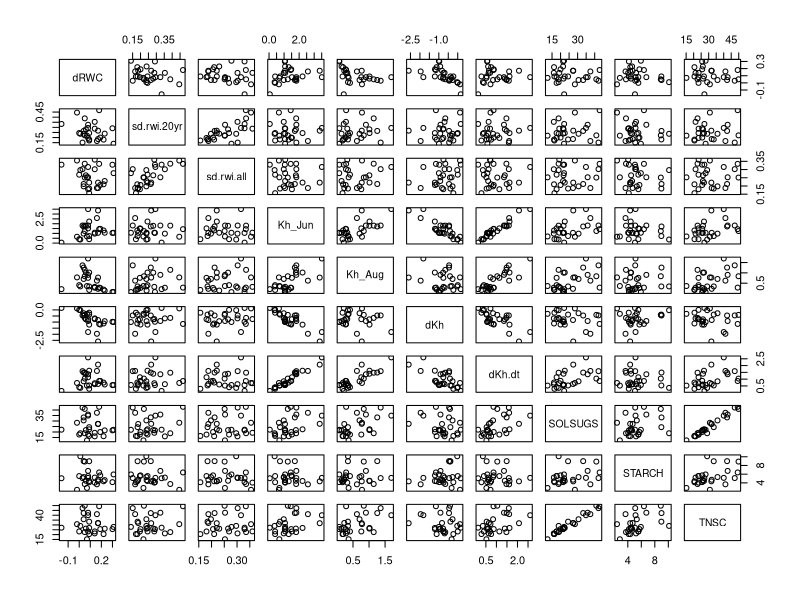
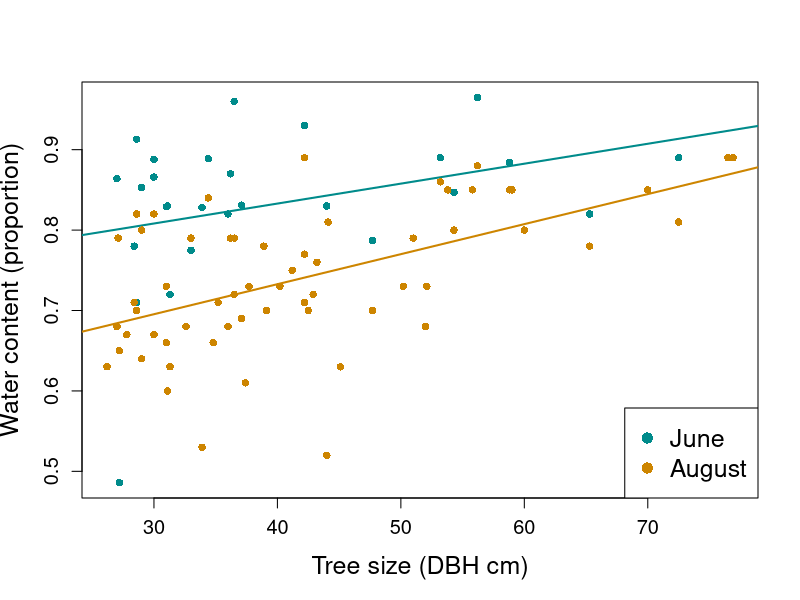
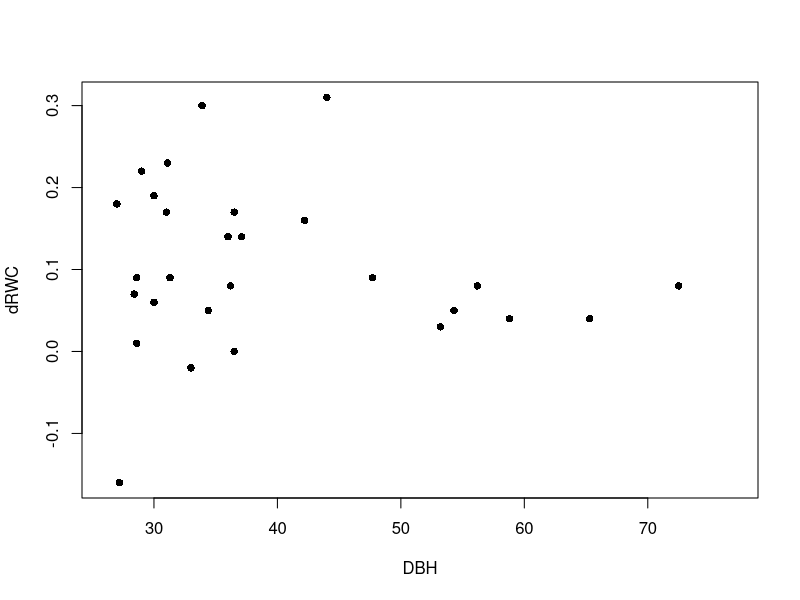
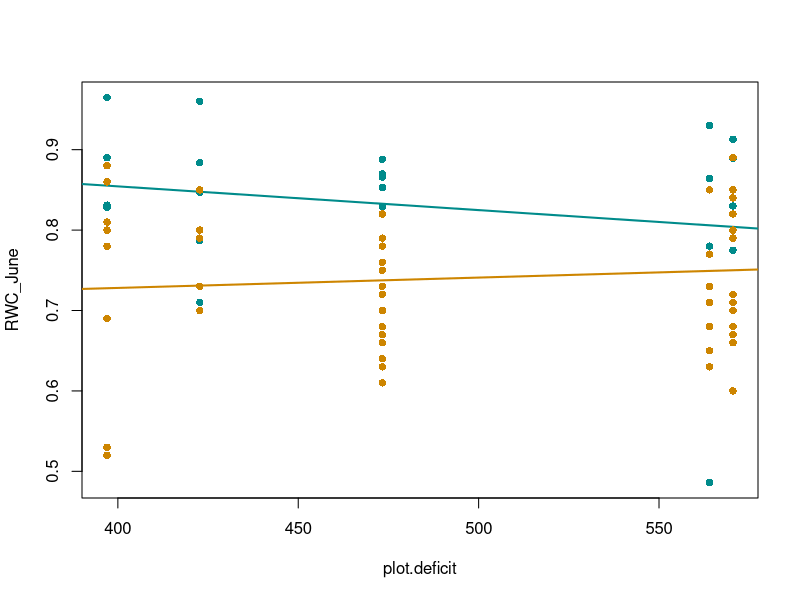
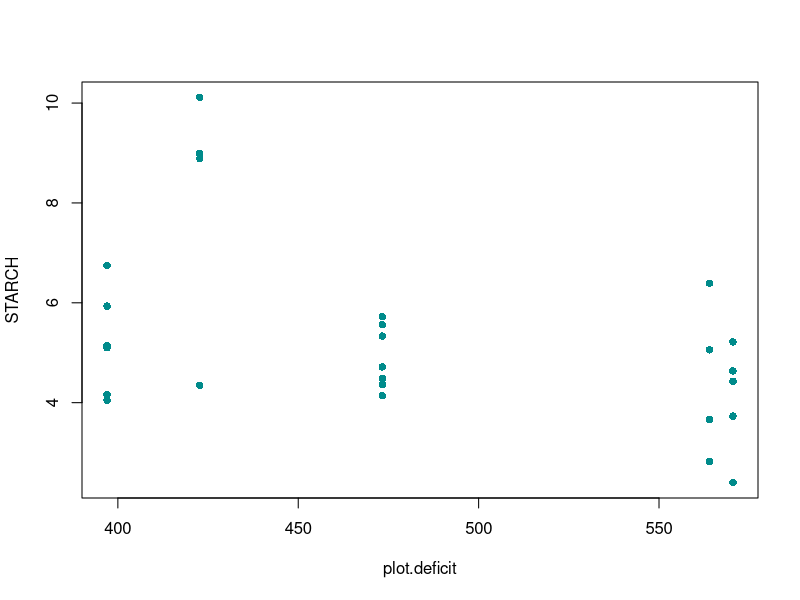
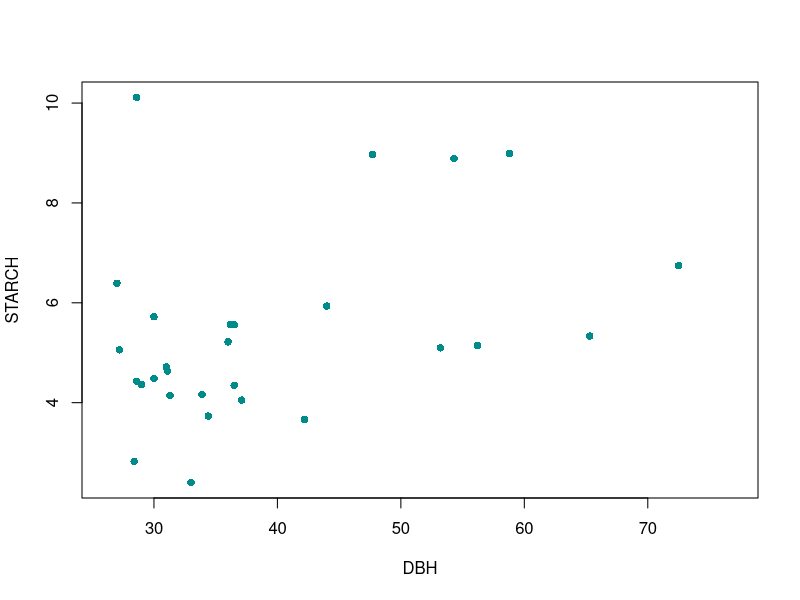
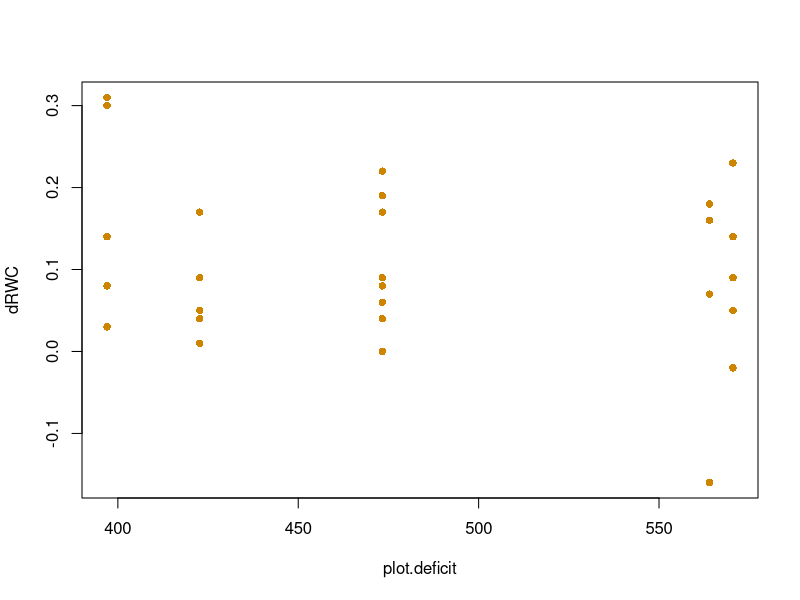
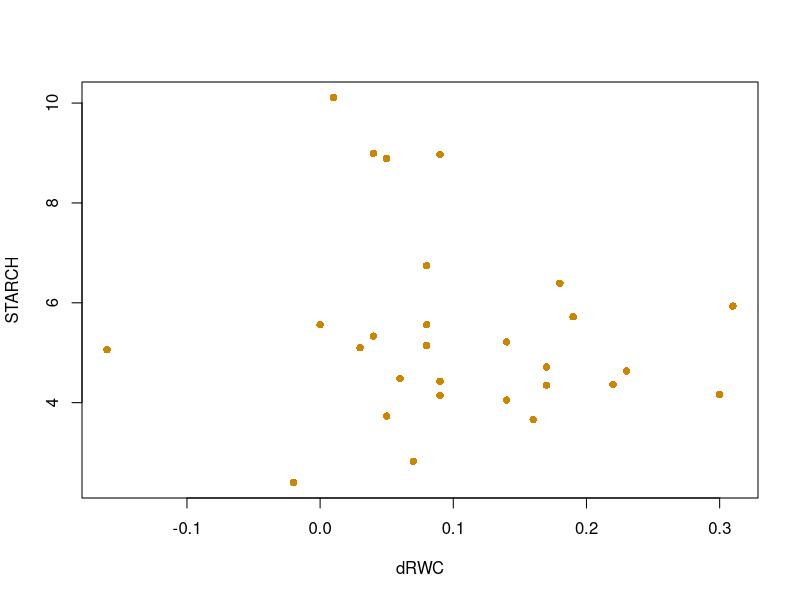

These charts were generated, in order, by the following R code: (Note: this script raises an error after producing the figures.)
# This script: 
# loads the data from short cores collected along elevational transect from Auburn Rec area to above Forest Hill in June and August 2015. 
# visualizes relationships between water content and starch/NSC content of the cores and characteristics of trees and environment
# Compares short-term sensitivity of physiological status (June vs August of a drought year) to longer-term sensitivity based on Derek's tree ring analysis. 


## Load data and set up ####

library(lme4); library(ggplot2); library(lattice)

d = read.csv("../data/short-core/JunAug2015_w_treerings.csv")
sensdata <- read.csv("../working-data/sensitivity-metrics.csv")


## Visualize correlations in data ####

# Overall correlations
pairs(d[1:28,22:31])

# Water content vs tree size
plot(RWC_June~DBH, d, pch=16, col="cyan4", xlab="Tree size (DBH cm)", ylab="Water content (proportion)", cex.axis=1.2, cex.lab=1.5)
abline(coef(lm(RWC_June~DBH, d)), lwd=2, col="cyan4")
points(RWC_Aug~DBH, d, pch=16, col="orange3")
abline(coef(lm(RWC_Aug~DBH, d)),lwd=2, col="orange3")
legend("bottomright", c("June", "August"),pch=c(16, 16), col=c("cyan4", "orange3"), cex=1.5)

plot(dRWC~DBH, d, pch=16, col="black")

plot(RWC_June~plot.deficit, d, pch=16, col="cyan4")
abline(coef(lm(RWC_June~plot.deficit, d)), lwd=2, col="cyan4")
points(RWC_Aug~plot.deficit, d, pch=16, col="orange3")
abline(coef(lm(RWC_Aug~plot.deficit, d)),lwd=2, col="orange3")

plot(STARCH~plot.deficit, d, pch=16, col="cyan4")
plot(STARCH~DBH, d, pch=16, col="cyan4")
summary(lm(STARCH~DBH, d))

plot(dRWC~plot.deficit, d, pch=16, col="orange3")
plot(STARCH~dRWC, d, pch=16, col="orange3") # weak hint of assn between water drop and starch

summary(lm(STARCH~dRWC, d))

plot(TNSC~plot.deficit, d, pch=16, col="cyan4")
abline(coef(lm(TNSC~plot.deficit, d)), lwd=2, col="cyan4")
summary(lm(TNSC~plot.deficit, d)) # trend, nonsignif

plot(TNSC~dRWC, d, pch=16, col="orange3")



plot(dRWC~plot.deficit, d, pch=16, col="black") # hint of greater water loss in higher water deficit
summary(lm(dRWC~plot.deficit, d)) # far from significant however

plot(RWC_June~plot.elev.m, d, pch=16, col="cyan4")
points(RWC_Aug~plot.elev.m, d, pch=16, col="orange3")

plot(dRWC~plot.elev.m, d, pch=16, col="black") # nothing

plot(RWC_June~plot.aet, d, pch=16, col="cyan4")
points(RWC_Aug~plot.aet, d, pch=16, col="orange3")

plot(dRWC~plot.aet, d, pch=16, col="black") # nothing


summary(lm(RWC_Aug~DBH*plot.elev.m, d))
summary(lm(dRWC~DBH*plot.elev.m, d))

summary(lm(RWC_Aug~DBH*STARCH, d))
summary(lm(dRWC~DBH*STARCH, d))
summary(lm(dKh~DBH*STARCH, d))

# Comparing water content against environmental factors
boxplot(RWC_Aug~PLOT, d, notch=T)
plot(RWC_Aug~plot.deficit, d)
plot(dKh.dt~plot.deficit, d, xlab="Annual water deficit (mm)", ylab="dKh/dt", cex.axis=1.2, cex.lab=1.5, pch=16, col="slateblue") # assn with water deficit
abline(coef(lm(dKh.dt~plot.deficit, d)), col="darkgray", lwd=3)
ggplot(d, aes(x=plot.deficit, y=dKh.dt)) + geom_point() + geom_smooth(method="lm") + theme_classic()
plot(dKh.dt~plot.elev.m, d) # no assn with elevation
boxplot(RWC_June~PLOT, d, notch=T)

# Comparing starch content against environmental factors
plot(STARCH~plot.deficit, d, xlab="Annual water deficit (mm)", ylab="Starch content", cex.axis=1.2, cex.lab=1.5, pch=16, col="slateblue") # assn with water deficit
abline(coef(lm(STARCH~plot.deficit, d)), col="darkgray", lwd=3)

# Total carbs against environment
plot(TNSC~plot.deficit, d, xlab="Annual water deficit (mm)", ylab="Total nonstructural carbs", cex.axis=1.2, cex.lab=1.5, pch=16, col="goldenrod") # assn with water deficit
summary(lm(TNSC~plot.deficit, d))
abline(coef(lm(TNSC~plot.deficit, d)), col="darkgray", lwd=3, lty=2)
# and vs tree size
plot(TNSC~DBH, d, xlab="Tree size (DBH cm)", ylab="Total nonstructural carbs", cex.axis=1.2, cex.lab=1.5, pch=16, col="goldenrod") # assn with water deficit
abline(coef(lm(TNSC~DBH, d)), col="darkgray", lwd=3)



cols = c("plot.elev.m","plot.deficit", "DBH", "BAF20_CALC","Density", "RWC_Aug", "RWC_June", "dKh", "dKh.dt","sd.rwi.20yr", "sd.rwi.all", "STARCH", "TNSC")
pairs(d[,cols])

# Lots of suggestive looking patterns here:

# Lower TNSC associated with greater reduction in Kh, and with lower water content. 
# Higher TNSC and water content assocaited with higher dbh and higher wood density. 
# Higher elev associated with higher starch
# Higher deficit associated with lower starch


# Comparing physiological status to wood density 

anova(lm(Density~PLOT, d)) # most variation in density within plot, about 1/3 among plots
plot(Density~plot.deficit, d, pch=16, col="brown")
plot(Density~plot.elev.m, d, pch=16, col="brown") # no association of density with defict or elevation


plot(dKh~Density, d, pch=16, col="brown")
abline(coef(lm(dKh~Density, d)), lwd=3, col="gray")
# Higher density wood associated with less reduction in conductance

par(pty="s")
plot(dKh.dt~Density, d, pch=16, col="brown", xlab="Wood density", ylab="Reduction in conductance", cex.axis=1.2, cex.lab=1.5)
abline(coef(lm(dKh.dt~Density, d)), lwd=3, col="gray")

# wood density vs carbohydrates
plot(TNSC~Density, d)
summary(lm(TNSC~Density, d)) # weak

plot(STARCH~Density, d)
summary(lm(STARCH~Density, d)) # nothing

## comparing to long-term sensitivity
d <- merge(d, sensdata, by="tree.id")
head(d)


ggplot(d, aes(x=sens_all, y=dKh)) + geom_point() + geom_smooth(method="lm") + theme_classic()
ggplot(d, aes(x=sens_all, y=STARCH)) + geom_point() + geom_smooth(method="lm") + theme_classic() # strong correlation 
ggplot(d, aes(x=sens_all, y=TNSC)) + geom_point() + geom_smooth(method="lm") + theme_classic() # weaker
ggplot(d, aes(x=sens_all, y=RWC_Aug)) + geom_point() + geom_smooth(method="lm") + theme_classic()
ggplot(d, aes(x=sens_all, y=RWC_June)) + geom_point() + geom_smooth(method="lm") + theme_classic()
ggplot(d, aes(x=sens_all, y=dKh)) + geom_point() + geom_smooth(method="lm") + theme_classic() # weak negative slope
ggplot(d, aes(x=sens_all, y=dKh.dt)) + geom_point() + geom_smooth(method="lm") + theme_classic() #nothing 


ggplot(d, aes(x=sens_all, y=dKh.dt)) + geom_point() + geom_smooth(method="lm") + theme_classic()

summary(lm(dKh.dt~Density, d))
summary(lmer(dKh.dt~Density+(1|PLOT), d))

p = ggplot(d, aes(x=dKh, y=Density)) + geom_point() + geom_smooth() + theme_bw()
p

p = ggplot(d, aes(y=dKh.dt, x=TNSC)) + geom_point() + geom_smooth() + theme_bw()
p
summary(lm(TNSC~RWC_Aug+dKh, d)) # TNSC (but not starch) associated with higher Aug water content


p = ggplot(d, aes(x=RWC_Aug, y=TNSC)) + geom_point() + geom_smooth() + theme_bw()
p
summary(lm(TNSC~RWC_Aug, d))
  # Total carbs correlated with august water content
summary(lm(TNSC~ dRWC, d)) # but not with change in water content

summary(lm(TNSC~dKh.dt, d)) # yes correlated with change in conductance June-Aug 

p = ggplot(d, aes(y=dKh, x=sd.rwi.20yr)) + geom_point() + geom_smooth() + theme_bw()
p
summary(lm(dKh~sd.rwi.20yr, d)) # no assn between sensitivity and dKh

p = ggplot(d, aes(y=dRWC, x=sd.rwi.20yr)) + geom_point() + geom_smooth() + theme_bw()
p
summary(lm(dRWC~sd.rwi.20yr+RWC_June, d)) # weak association between sensitivity and change in dRWC

p = ggplot(d, aes(y=STARCH, x=sd.rwi.20yr)) + geom_point() + geom_smooth() + theme_bw()
p
summary(lm(STARCH~sd.rwi.20yr, d)) # nothing

p = ggplot(d, aes(y=TNSC, x=sd.rwi.20yr)) + geom_point() + geom_smooth() + theme_bw()
p
summary(lm(TNSC~sd.rwi.20yr, d)) # nothing








s = shingle(d$DBH, intervals = matrix(c(27, 37, 57, 37, 57, 77), nrow=3, byrow=F))
s = shingle(d$DBH, intervals = matrix(c(27, 37, 37, 77), nrow=2, byrow=F))

xyplot(RWC_Aug~DBH|plot.elev.m, d) # Higher dbh correlated with higher RWC at all elevs
xyplot(dKh~DBH, d)
xyplot(dKh.dt~plot.deficit|s, d)
xyplot(dKh~plot.deficit, d)



xyplot(RWC_Aug~sd.rwi.20yr|plot.elev.m, d)
xyplot(dKh~sd.rwi.20yr|plot.elev.m, d)
xyplot(STARCH~sd.rwi.20yr|plot.elev.m, d)
xyplot(STARCH~sd.rwi.20yr|s, d)
# nothing much 

xyplot(STARCH~sd.rwi.20yr, d)
xyplot(RWC_Aug~sd.rwi.20yr, d)


xyplot(RWC_Aug~plot.aet|s, d)
xyplot(RWC_Aug~sd.rwi.20yr|s, d)

s = shingle(d$plot.deficit, intervals = matrix(c(397, 475, 475, 600), nrow=2, byrow=F))
xyplot(RWC_Aug~sd.rwi.20yr|s, d)

summary(lm(RWC_Aug~sd.rwi.20yr*plot.deficit, d)) # the model implied by the above plot
# No assn between deficit and sd.rwi 

xyplot(dKh~sd.rwi.20yr|s, d)
summary(lm(dKh~sd.rwi.20yr*plot.deficit, d)) # the model implied by the above plot

plot(dRWC~DBH, d)

dkh_resids = resid(lm(dRWC~DBH, d))
plot(dkh_resids~d$sd.rwi.20yr)
# no obvious interaction between sensitivity and tree size

names(d)
plot(d$dRWC, (d$RWC_Aug-d$RWC_June))


